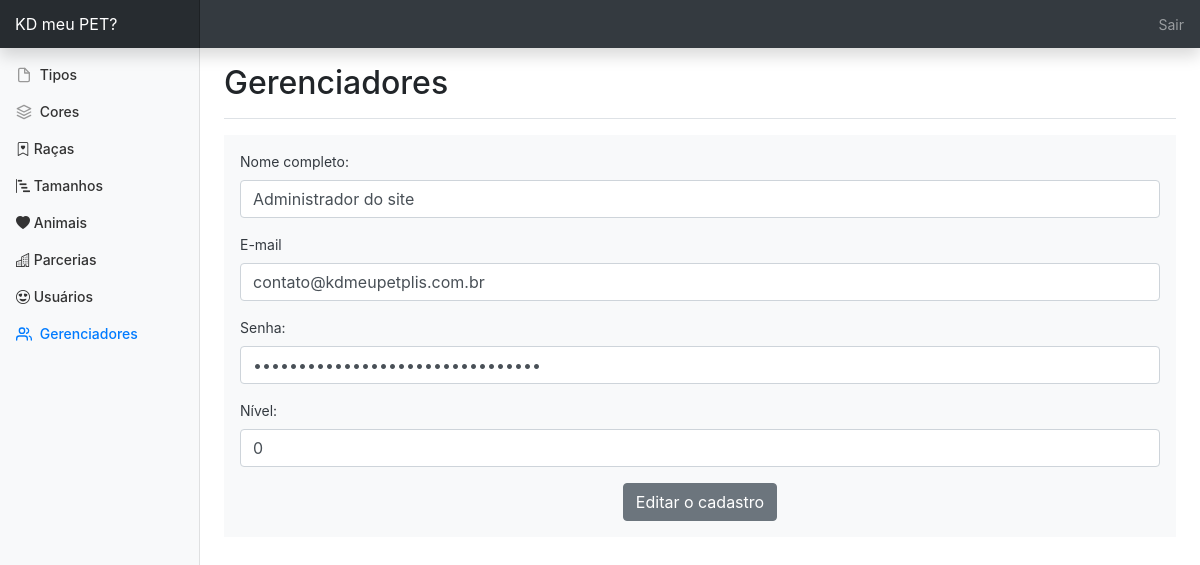
/re_editar.php?p=editar&g_id=7 (signed in), run on the app's committed database.
### tables this page shows
CREATE TABLE `cadastro_gerenciador` (
  `g_id` int(11) NOT NULL,
  `g_email` varchar(250) DEFAULT NULL,
  `g_senha` varchar(250) DEFAULT NULL,
  `g_nivel` int(11) DEFAULT NULL,
  `g_nome` varchar(250) DEFAULT NULL
);

### re_editar.php (the view, shortened to what this page needs)
<?php
  require_once"conexao.php";
$g_id = intval($_GET['g_id']);
try {
  $consulta = "SELECT * FROM cadastro_gerenciador where g_id = '$g_id'";
  $stmt_consulta = $pdo->prepare($consulta);
  $stmt_consulta->execute();
} catch (PDOException $e) {
  echo "Erro: " . $e->getMessage();
}
$dado = $stmt_consulta->fetch(PDO::FETCH_ASSOC);
?>
<html lang="pt">
  <head>
    <link href="css/bootstrap-4.1.3/dist/css/bootstrap.min.css" rel="stylesheet">
    <link rel="stylesheet" href="https://cdn.jsdelivr.net/npm/bootstrap-icons@1.3.0/font/bootstrap-icons.css">
    <link href="css/dashboard.css" rel="stylesheet">
  </head>
  <body>
    <nav class="navbar navbar-dark fixed-top bg-dark flex-md-nowrap p-0 shadow">
      <a class="navbar-brand col-sm-3 col-md-2 mr-0" href="#">KD meu PET?</a>
      <ul class="navbar-nav px-3">
        <li class="nav-item text-nowrap">
          <a class="nav-link" href="sairgerenciador.php">Sair</a>
        </li>
      </ul>
    </nav>
    <div class="container-fluid">
      <div class="row">
        <nav class="col-md-2 d-none d-md-block bg-light sidebar">
          <div class="sidebar-sticky">
            <ul class="nav flex-column">
              <li class="nav-item">
                <a class="nav-link" href="tipos.php">
                  <span data-feather="file"></span>
                  Tipos
                </a>
              </li>
              <li class="nav-item">
                <a class="nav-link" href="cores.php">
                  <span data-feather="layers"></span>
                  Cores
                </a>
              </li>
              <li class="nav-item">
                <a class="nav-link" href="racas.php">
                  <i class="bi bi-bookmark-heart"></i>
                  Raças
                </a>
              </li>
              <li class="nav-item">
                <a class="nav-link" href="tamanho.php">
                  <i class="bi bi-bar-chart-steps"></i>
                  Tamanhos
                </a>
              </li>
              <li class="nav-item">
                <a class="nav-link" href="#">
                  <i class="bi bi-heart-fill"></i>
                  Animais
                </a>
              </li>
              <li class="nav-item">
                <a class="nav-link" href="#">
                  <i class="bi bi-building"></i>
                  Parcerias
                </a>
              </li>
              <li class="nav-item">
                <a class="nav-link" href="#">
                  <i class="bi bi-emoji-heart-eyes"></i>
                  Usuários
                </a>
              </li>
              <li class="nav-item">
                <a class="nav-link active" href="gerenciamento.php">
                  <span data-feather="users"></span>
                  Gerenciadores
                </a>
              </li>
            </ul>
          </div>
        </nav>
        <main role="main" class="col-md-9 ml-sm-auto col-lg-10 px-4">
          <div class="d-flex justify-content-between flex-wrap flex-md-nowrap align-items-center pt-3 pb-2 mb-3 border-bottom">
            <h1 class="h2">Gerenciadores</h1>
          </div>
          <div class="table-responsive">
            <form action="editarusuario.php?p=editar&g_id=<?php echo $dado['g_id']; ?>" method="post" enctype="multipart/form-data">
            <div class="p-3 mb-2 bg-light text-dark container">
                <div class="mb-3">
                    <label for="nome" class="form-label">Nome completo:</label>
                    <input type="text" class="form-control" required name="nome" value="<?php echo $dado['g_nome']; ?>">
                </div>
                <div class="mb-3">
                    <label for="email" class="form-label">E-mail</label>
                    <input type="email" class="form-control" required name="email" value="<?php echo $dado['g_email']; ?>">
                </div>
                <div class="mb-3">
                    <label for="senha" class="form-label">Senha:</label>
                    <input type="password" class="form-control" required name="senha" value="<?php echo md5($dado['g_senha']); ?>">
                </div>
                <div class="mb-3">
                    <label for="nome" class="form-label">Nível:</label>
                    <input type="text" class="form-control" required name="nivel" value="<?php echo $dado['g_nivel']; ?>">
                </div>
                <div align="center">
                    <button type="submit" class="btn btn-secondary">Editar o cadastro</button>
                </div>
            </div>
            </form>
          </div>
        </main>
      </div>
    </div>
  </body>
</html>

### css/dashboard.css (style rules this page uses)
body { font-size: .875rem; }
.feather { width: 16px; height: 16px; vertical-align: text-bottom; }
.sidebar { position: fixed; top: 0; bottom: 0; left: 0; z-index: 100; padding: 48px 0 0; box-shadow: inset -1px 0 0 rgba(0, 0, 0, .1); }
.sidebar-sticky { position: relative; top: 0; height: calc(100vh - 48px); padding-top: .5rem; overflow-x: hidden; overflow-y: auto; }
.sidebar .nav-link { font-weight: 500; color: #333; }
.sidebar .nav-link .feather { margin-right: 4px; color: #999; }
.sidebar .nav-link.active { color: #007bff; }
.sidebar .nav-link:hover .feather, .sidebar .nav-link.active .feather { color: inherit; }
[role="main"] { padding-top: 48px; }
.navbar-brand { padding-top: .75rem; padding-bottom: .75rem; font-size: 1rem; background-color: rgba(0, 0, 0, .25); box-shadow: inset -1px 0 0 rgba(0, 0, 0, .25); }

### data on the page
cadastro_gerenciador: nome "Administrador do site", email "contato@kdmeupetplis.com.br", nivel "0"
